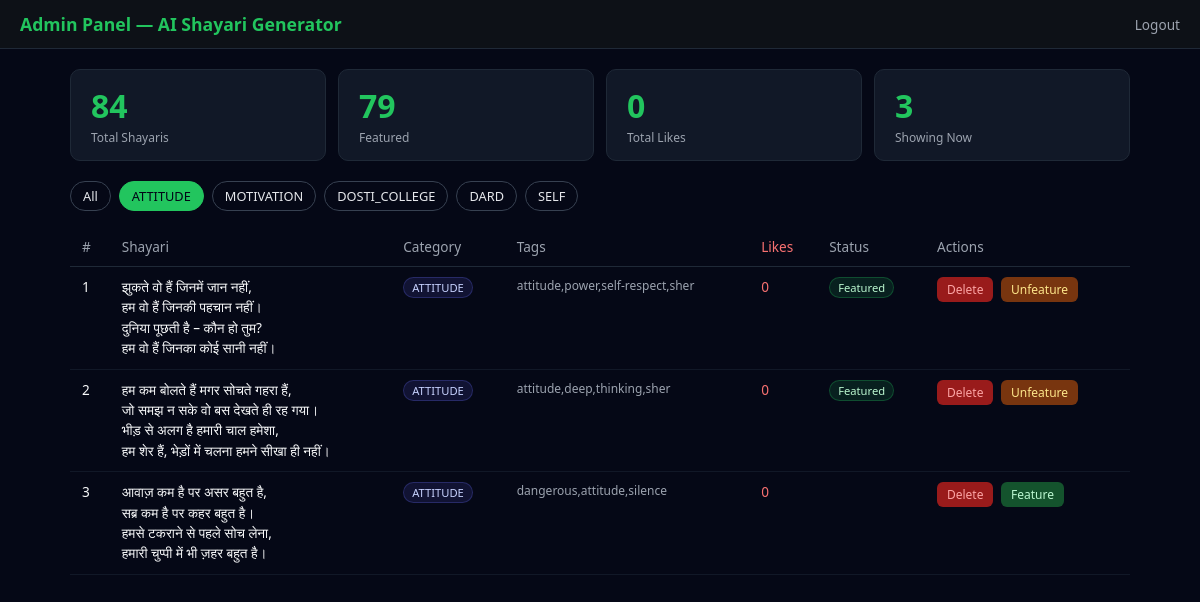
Screenshot of /admin.php?cat=ATTITUDE (signed in) with the database file from the repository.
### tables this page shows
CREATE TABLE IF NOT EXISTS shayaris (
  id INT AUTO_INCREMENT PRIMARY KEY,
  text TEXT NOT NULL,
  category VARCHAR(50) NOT NULL,
  tags VARCHAR(200),
  is_featured TINYINT(1) DEFAULT 0,
  likes INT DEFAULT 0,
  poet VARCHAR(100) DEFAULT NULL,
  poet_era VARCHAR(50) DEFAULT NULL,
  created_at TIMESTAMP DEFAULT CURRENT_TIMESTAMP
);

### admin.php (the view, shortened to what this page needs)
<?php
require_once 'config.php';
$total     = $conn->query("SELECT COUNT(*) as c FROM shayaris")->fetch_assoc()['c'];
$featured  = $conn->query("SELECT COUNT(*) as c FROM shayaris WHERE is_featured=1")->fetch_assoc()['c'];
$totalLikes= $conn->query("SELECT COALESCE(SUM(likes),0) as c FROM shayaris")->fetch_assoc()['c'];
$catFilter = $_GET['cat'] ?? '';
$q = $catFilter ? "WHERE category='$catFilter'" : '';
$shayaris  = $conn->query("SELECT * FROM shayaris $q ORDER BY created_at DESC")->fetch_all(MYSQLI_ASSOC);
?>
<!DOCTYPE html>
<html lang="hi">
<head>
</head>
<body>
<div class="top">
    <h1>Admin Panel — AI Shayari Generator</h1>
    <form method="POST" style="display:inline">
        <button type="submit" style="background:none;border:none;color:#9ca3af;cursor:pointer;font-size:0.85rem">Logout</button>
    </form>
</div>
<div class="container">
    <div class="stats">
        <div class="stat"><div class="num"><?= $total ?></div><div class="lbl">Total Shayaris</div></div>
        <div class="stat"><div class="num"><?= $featured ?></div><div class="lbl">Featured</div></div>
        <div class="stat"><div class="num"><?= $totalLikes ?></div><div class="lbl">Total Likes</div></div>
        <div class="stat"><div class="num"><?= count($shayaris) ?></div><div class="lbl">Showing Now</div></div>
    </div>
    <div class="filters">
        <a href="admin.php" class="<?= !$catFilter ? 'active' : '' ?>">All</a>
        <?php foreach (['ATTITUDE','MOTIVATION','DOSTI_COLLEGE','DARD','SELF'] as $c): ?>
        <a href="admin.php?cat=<?= $c ?>" class="<?= $catFilter === $c ? 'active' : '' ?>"><?= $c ?></a>
        <?php endforeach; ?>
    </div>
    <table>
        <thead>
            <tr>
                <th>#</th>
                <th>Shayari</th>
                <th>Category</th>
                <th>Tags</th>
                <th class="likes">Likes</th>
                <th>Status</th>
                <th>Actions</th>
            </tr>
        </thead>
        <tbody>
        <?php foreach ($shayaris as $s): ?>
        <tr>
            <td><?= $s['id'] ?></td>
            <td><div class="shayari-text"><?= htmlspecialchars($s['text'], ENT_QUOTES, 'UTF-8') ?></div></td>
            <td><span class="badge cat"><?= htmlspecialchars($s['category']) ?></span></td>
            <td style="color:#9ca3af;font-size:0.75rem"><?= htmlspecialchars($s['tags'] ?? '') ?></td>
            <td class="likes"><?= $s['likes'] ?></td>
            <td><?= $s['is_featured'] ? '<span class="badge featured">Featured</span>' : '' ?></td>
            <td>
                <form method="POST" style="display:inline" onsubmit="return confirm('Delete karna chahte ho?')">
                    <button type="submit" class="btn-sm btn-del">Delete</button>
                </form>
                <?php if ($s['is_featured']): ?>
                <form method="POST" style="display:inline">
                    <button type="submit" class="btn-sm btn-unfeat">Unfeature</button>
                </form>
                <?php else: ?>
                <form method="POST" style="display:inline">
                    <button type="submit" class="btn-sm btn-feat">Feature</button>
                </form>
                <?php endif; ?>
            </td>
        </tr>
        <?php endforeach; ?>
        </tbody>
    </table>
</div>
</body>
</html>

### admin.php (style rules this page uses)
* { margin:0;padding:0;box-sizing:border-box;font-family:'Segoe UI',system-ui,sans-serif }
body { background:#050816;color:#f9fafb;min-height:100vh }
.top { background:#0d1117;border-bottom:1px solid #1f2937;padding:12px 20px;display:flex;justify-content:space-between;align-items:center }
.top h1 { font-size:1.1rem;color:#22c55e }
.container { max-width:1100px;margin:0 auto;padding:20px }
.stats { display:flex;gap:12px;flex-wrap:wrap;margin-bottom:20px }
.stat { background:#111827;border:1px solid #1f2937;border-radius:10px;padding:14px 20px;flex:1;min-width:120px }
.stat .num { font-size:2rem;font-weight:700;color:#22c55e }
.stat .lbl { font-size:0.75rem;color:#9ca3af;margin-top:2px }
.filters { display:flex;gap:8px;flex-wrap:wrap;margin-bottom:16px }
.filters a { padding:5px 12px;border-radius:999px;border:1px solid #374151;color:#e5e7eb;font-size:0.8rem;text-decoration:none }
.filters a.active,.filters a:hover { background:#22c55e;border-color:#22c55e;color:#020617 }
table { width:100%;border-collapse:collapse;font-size:0.85rem }
th { text-align:left;padding:10px 12px;border-bottom:1px solid #1f2937;color:#9ca3af;font-weight:500 }
td { padding:10px 12px;border-bottom:1px solid #111827;vertical-align:top }
.shayari-text { white-space:pre-line;max-width:400px;line-height:1.5 }
.badge { display:inline-block;padding:2px 8px;border-radius:999px;font-size:0.7rem }
.badge.featured { background:#22c55e22;color:#bbf7d0;border:1px solid #22c55e44 }
.badge.cat { background:#6366f122;color:#c7d2fe;border:1px solid #6366f144 }
.btn-sm { padding:4px 10px;border-radius:6px;border:none;font-size:0.75rem;cursor:pointer;margin-right:4px }
.btn-del { background:#991b1b;color:#fca5a5 }
.btn-feat { background:#14532d;color:#bbf7d0 }
.btn-unfeat { background:#78350f;color:#fde68a }
.likes { color:#f87171;font-size:0.85rem }

### rows the page displays
shayaris: id "1", text "झुकते वो हैं जिनमें जान नहीं, हम वो हैं जिनकी पहचान नहीं। दुनिया पूछती है – कौन हो तुम? हम वो हैं जिनका कोई सानी नहीं।", category "ATTITUDE", tags "attitude,power,self-respect,sher", likes "0", is_featured "Featured"
shayaris: id "2", text "हम कम बोलते हैं मगर सोचते गहरा हैं, जो समझ न सके वो बस देखते ही रह गया। भीड़ से अलग है हमारी चाल हमेशा, हम शेर हैं, भेड़ों में चलना हमने सीखा ही नहीं।", category "ATTITUDE", tags "attitude,deep,thinking,sher", likes "0", is_featured "Featured"
shayaris: id "3", text "आवाज़ कम है पर असर बहुत है, सब्र कम है पर कहर बहुत है। हमसे टकराने से पहले सोच लेना, हमारी चुप्पी में भी ज़हर बहुत है।", category "ATTITUDE", tags "dangerous,attitude,silence", likes "0"

### other values shown
$total "84"
$featured "79"
$totalLikes "0"
count($shayaris) "3"
$c "ATTITUDE"
$c "MOTIVATION"
$c "DOSTI_COLLEGE"
$c "DARD"
$c "SELF"
